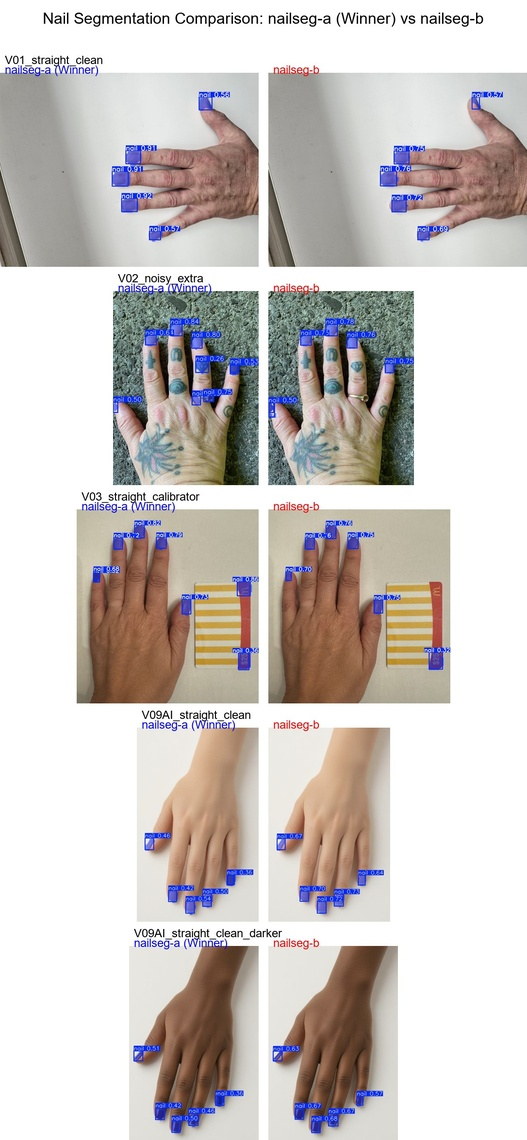
#> input picture data/results/nail_models_comparison.jpg, 527 x 1140 px, shrunk from 1086 x 2350 before the run
$ python -i phase0_minitask.py   (imports and definitions only)
#> lines starting #> are read from the running program, lines starting #| are printed output that depends on the picture; after the words box and inside, x2 and y2 are one past the last pixel; in counts of white or black regions, pixels touching at a corner belong together
#> further down, picture is the input picture: shape (1140, 527, 3); mean B, G, R 195.6, 198.5, 204.6
import os
import sys
import pathlib
import cv2
import csv
import math
import zipfile
import statistics
import numpy as np
from datetime import datetime

ROOT = pathlib.Path(__file__).resolve().parent.parent
if str(ROOT) not in sys.path:
    sys.path.insert(0, str(ROOT))

from app.scale_aruco import mm_per_pixel_from_aruco

INPUT_DIR = os.path.join('tests', 'data')
OUTPUT_DIR = 'phase0_output'
MEASUREMENTS_CSV = os.path.join(OUTPUT_DIR, 'measurements.csv')
METHODS_NOTE = os.path.join(OUTPUT_DIR, 'METHODS.txt')
SUBMISSION_ZIP = 'phase0_submission.zip'

# [1 line not run here, left out]


def segment_nails(img_bgr):
    """Heuristic multi-nail segmentation producing a single mask and per-contour list.
    Approach:
      1. Convert to Lab and take the L channel (lighting normalized) then CLAHE.
      2. Adaptive threshold to separate brighter, low-texture nail plates from surrounding skin.
      3. Morphological open/close to reduce noise.
      4. Contour filtering by area and solidity; retain top 4 by area.
    Returns: mask (uint8), list of contours (each Nx2 int array).
    """
    lab = cv2.cvtColor(img_bgr, cv2.COLOR_BGR2LAB)
#> lab: shape (1140, 527, 3); mean of channels 0, 1, 2 203.8, 130.5, 130.7
    L, A, B = cv2.split(lab)
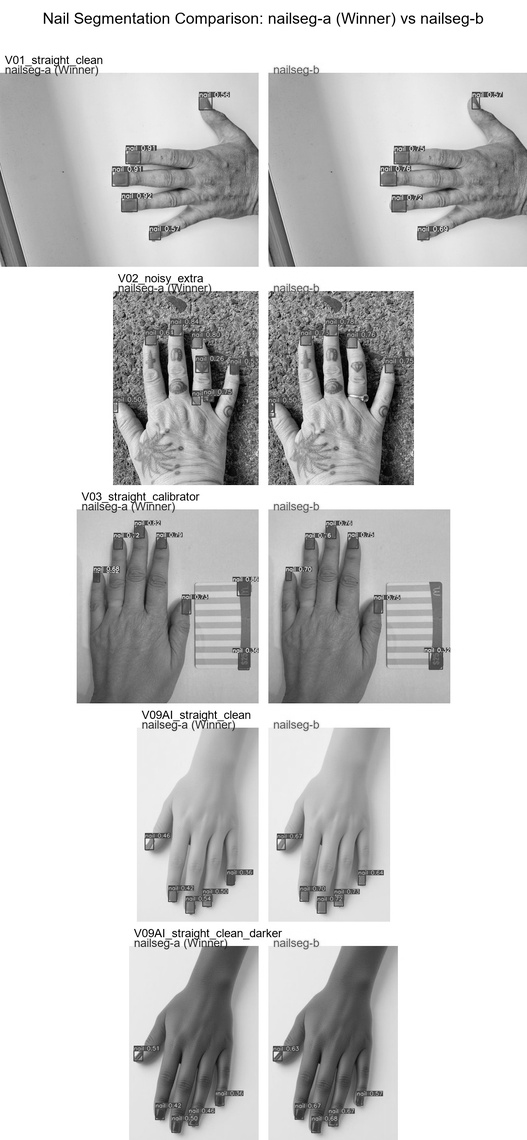
#> L: shape (1140, 527); min 0, max 255, mean 203.8
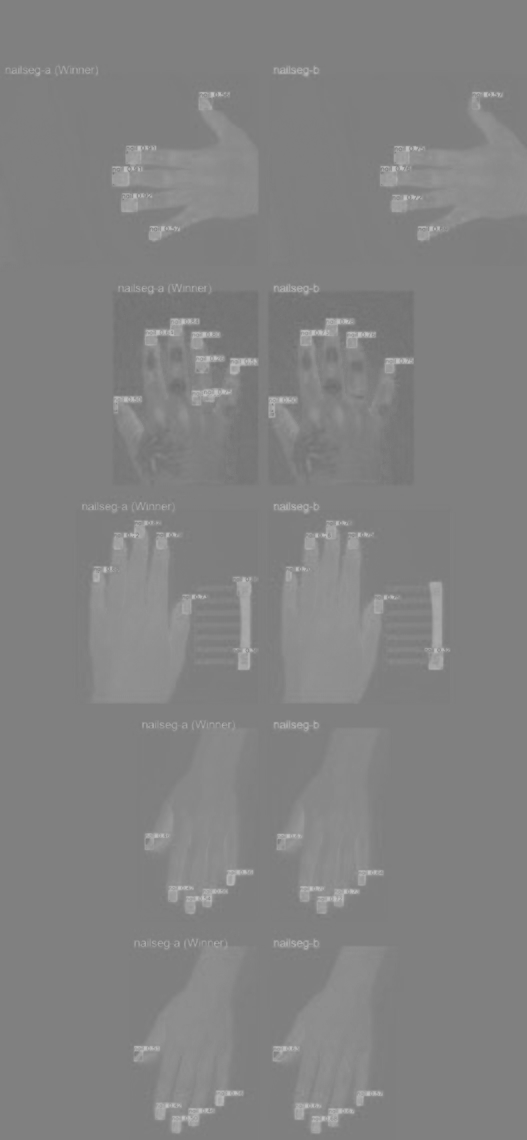
#> A: shape (1140, 527); min 110, max 194, mean 130.5
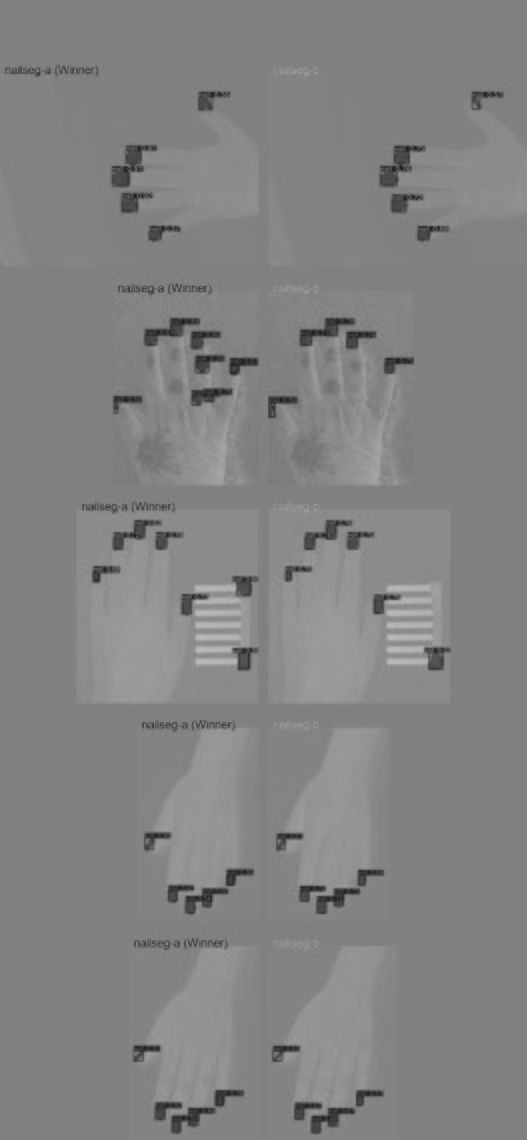
#> B: shape (1140, 527); min 30, max 188, mean 130.7
    clahe = cv2.createCLAHE(clipLimit=2.0, tileGridSize=(8, 8))
    L_eq = clahe.apply(L)
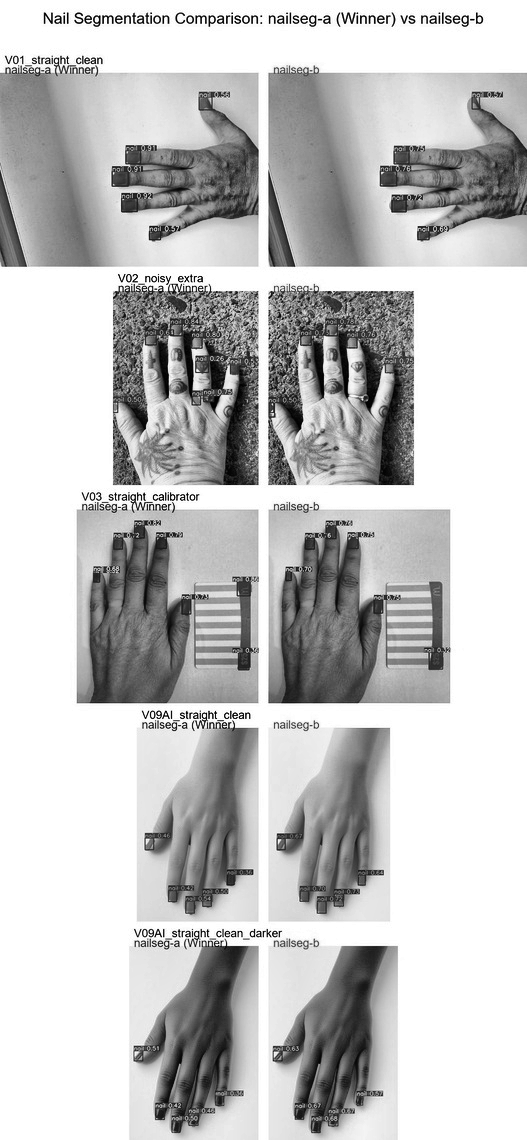
#> L_eq: shape (1140, 527); min 0, max 255, mean 196
    thr = cv2.adaptiveThreshold(L_eq, 255, cv2.ADAPTIVE_THRESH_GAUSSIAN_C,
                                cv2.THRESH_BINARY, 35, -3)
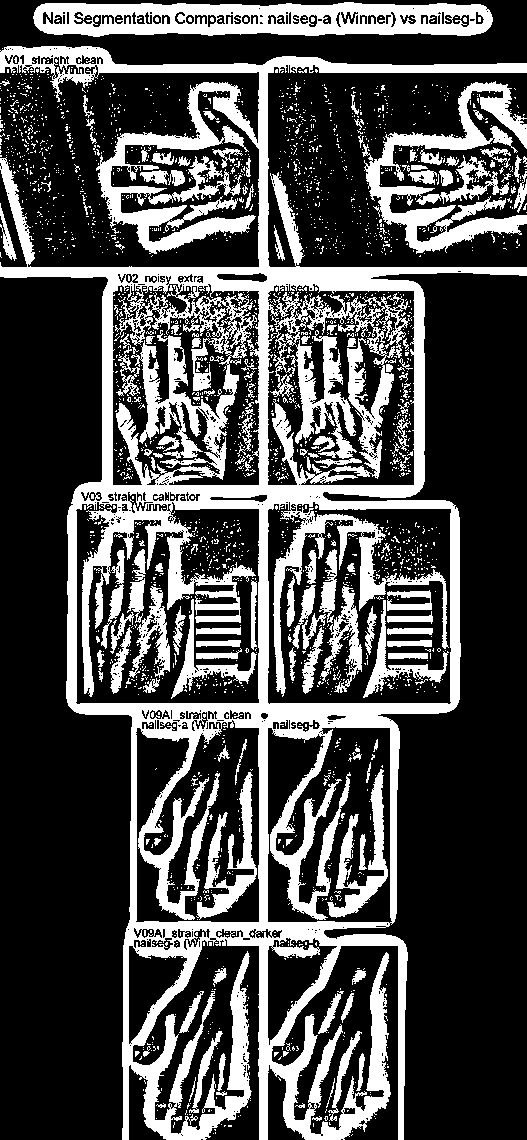
#> thr: shape (1140, 527); 29.7% white; 2403 white regions (2253 under 20 px), largest, box (x1, y1, x2, y2) and area: (0, 46, 527, 1140) 122278, (33, 2, 493, 37) 11329, (362, 81, 527, 254) 9158
    # Invert if foreground ratio too high
    fg_ratio = (thr > 0).mean()
#> fg_ratio = 0.297
    if fg_ratio > 0.5:
        thr = cv2.bitwise_not(thr)
    kernel = cv2.getStructuringElement(cv2.MORPH_ELLIPSE, (5, 5))
    clean = cv2.morphologyEx(thr, cv2.MORPH_OPEN, kernel, iterations=1)
#> clean: shape (1140, 527); 23.3% white; 271 white regions (35 under 20 px), largest, box (x1, y1, x2, y2) and area: (0, 46, 527, 1140) 63067, (33, 2, 493, 37) 10229, (366, 82, 527, 253) 6642
    clean = cv2.morphologyEx(clean, cv2.MORPH_CLOSE, kernel, iterations=2)
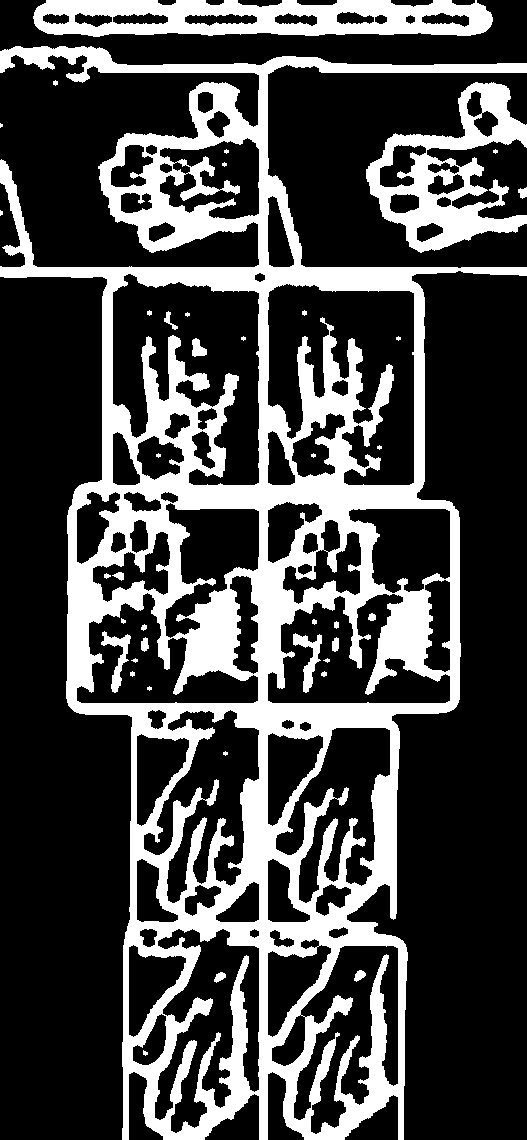
#> clean: shape (1140, 527); 27.7% white; 40 white regions (15 under 20 px)
    cnts, _ = cv2.findContours(clean, cv2.RETR_EXTERNAL, cv2.CHAIN_APPROX_SIMPLE)
#> cnts = 8 contours, 4 with area under 20; largest, box (x1, y1, x2, y2) and area: (0, 46, 527, 1140) 297784, (33, 0, 493, 37) 14164, (366, 82, 527, 253) 13233, (518, 187, 527, 199) 58
    h, w = img_bgr.shape[:2]
#> h = 1140; w = 527
    area_min = 0.001 * w * h
#> area_min = 600.8
    area_max = 0.15 * w * h
#> area_max = 90117
    filtered = []
    for c in cnts:
        area = cv2.contourArea(c)
        if area < area_min or area > area_max:
            continue
        hull = cv2.convexHull(c)
        solidity = area / (cv2.contourArea(hull) + 1e-6)
        if solidity < 0.75:
            continue
        filtered.append(c)
#> this loop made 8 passes
#> area on passes 2, 7: 58, 297784.5
#> (area, solidity) on passes 5, 8: (13233, 0.655), (14163.5, 0.891)
#> after the loop, filtered = 1 contour; box (x1, y1, x2, y2) and area: (33, 0, 493, 37) 14164
    # pick largest 4
    filtered.sort(key=cv2.contourArea, reverse=True)
    filtered = filtered[:4]
    mask = np.zeros((h, w), np.uint8)
    for c in filtered:
        cv2.drawContours(mask, [c], -1, 255, -1)
#> this loop made 1 pass
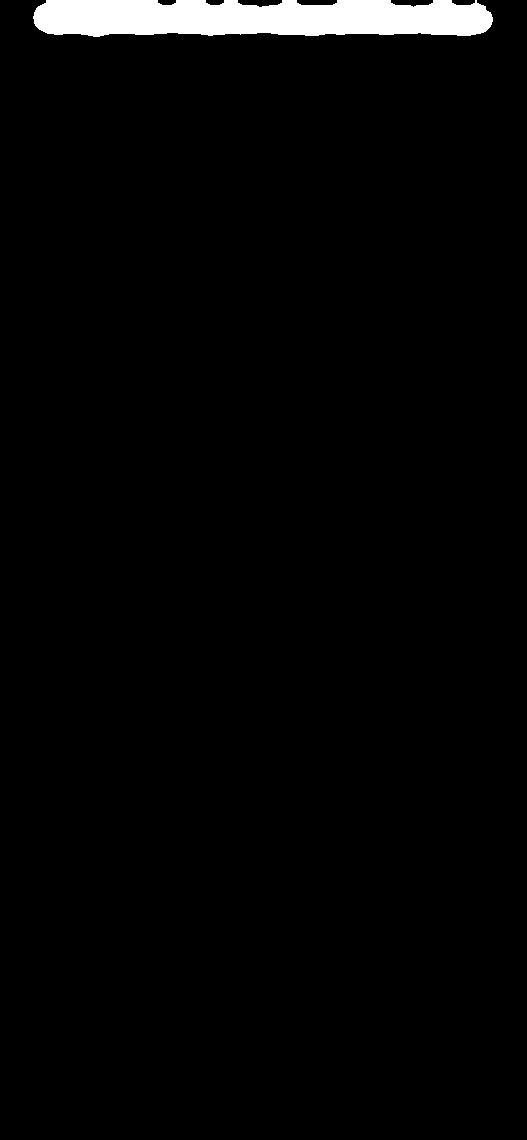
#> mask: shape (1140, 527); 2.4% white; 1 white region, box (x1, y1, x2, y2) and area: (33, 0, 493, 37) 14650
    return mask, filtered


# [125 lines left out: functions contour_length_width, annotate_overlay, write_methods_note, main, not called in this run]


# [2 lines not run here, left out]

>>> import cv2
>>> picture = cv2.imread('../data/results/nail_models_comparison.jpg')
>>> result = segment_nails(picture)
